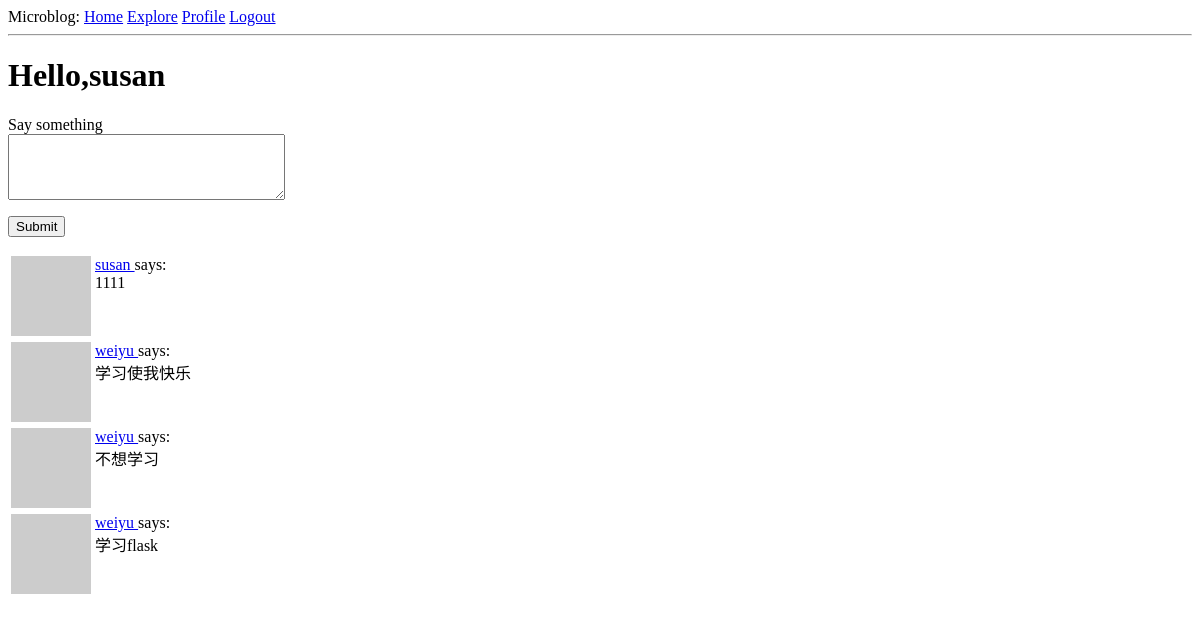
The page /index (signed in) on the database as committed earlier.
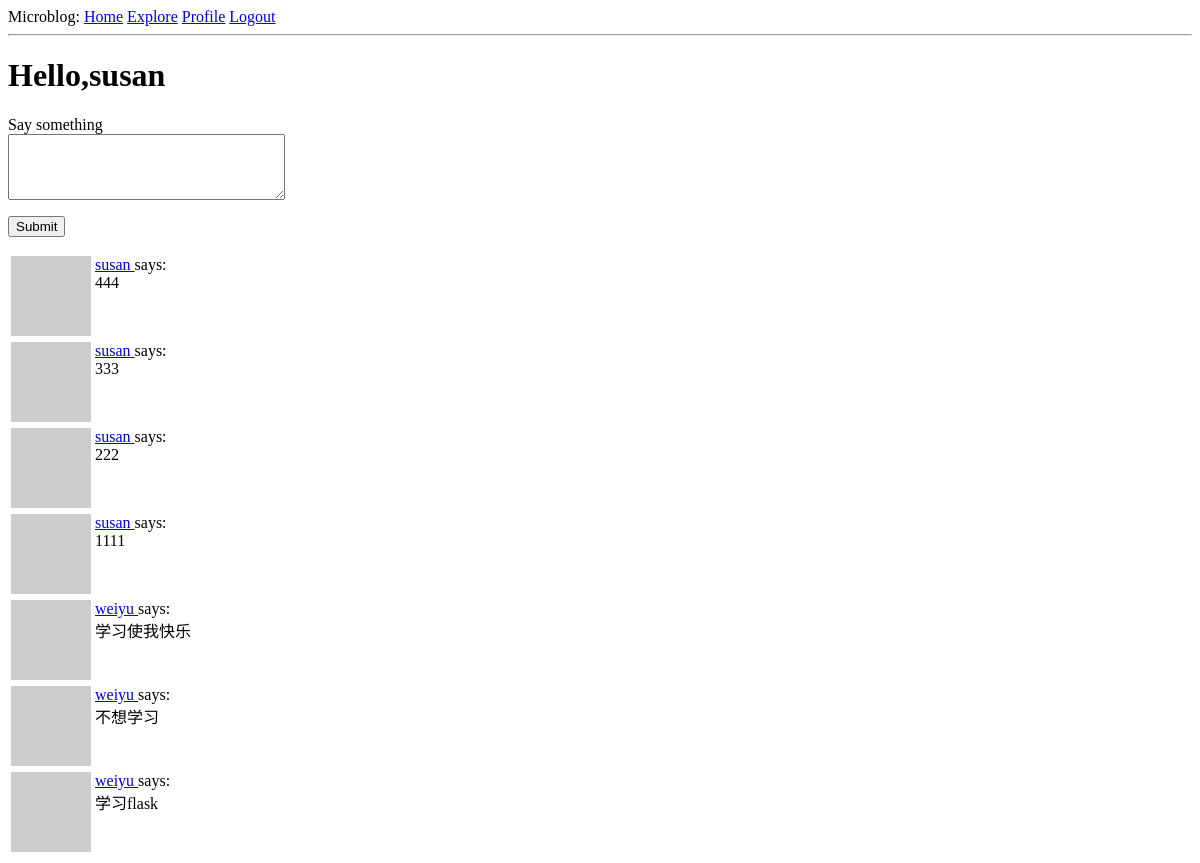
The same page on the database as committed later.
### src/models.py (models this page shows, shortened)
class User(UserMixin, db.Model):
    id = db.Column(db.Integer,primary_key = True)
    username = db.Column(db.String(64),index=True,unique=True )
    email = db.Column(db.String(120),index=True,unique=True)
    password_hash = db.Column(db.String(128))
    posts = db.relationship('Post',backref='author',lazy='dynamic')
    about_me = db.Column(db.String(140))
    last_seen = db.Column(db.DateTime,default=datetime.utcnow)
    followed = db.relationship(
        'User', secondary=followers,
        primaryjoin=(followers.c.follower_id == id),
        secondaryjoin=(followers.c.followed_id == id),
        backref=db.backref('followers', lazy='dynamic'), lazy='dynamic')
    def avatar(self,size):
        digest = md5(self.email.lower().encode('utf-8')).hexdigest()
        return 'https://www.gravatar.com/avatar/{}?d=identicon&s={}'.format(
            digest,
            size
        )
    @login.user_loader
    def load_user(id):
        return User.query.get(int(id))

class Post(db.Model):
    id = dn=db.Column(db.Integer,primary_key=True)
    body = db.Column(db.String(140))
    timestamp = db.Column(db.DateTime,index=True,default=datetime.utcnow) #使用UTC时间
    user_id = db.Column(db.Integer,db.ForeignKey('user.id'))

### src/routes.py (the view)
@app.route('/', methods=['GET', 'POST'])
@app.route('/index', methods=['GET', 'POST'])
@login_required
def index():
    form = PostForm()
    if form.validate_on_submit():
        post = Post(body=form.post.data,author=current_user)
        db.session.add(post)
        db.session.commit()
        flash('Your post is now live!')
        return redirect(url_for('index'))  #Post/Redirect/Get 重定向向浏览器返送302响应，浏览器会重新发起get请求
    page = request.args.get('page', 1, type=int)  #可以从page查询字符串参数获得或是默认值1
    posts = Post.query.order_by(Post.timestamp.desc()).paginate(
        page=page, per_page=app.config['POSTS_PER_PAGE'], error_out=False
    )
    next_url = url_for('index', page = posts.next_num) if posts.has_next else None
    prev_url = url_for('index', page = posts.prev_num) if posts.has_prev else None
    return render_template('index.html', title = 'Home', form=form,posts = posts.items, next_url = next_url, prev_url = prev_url)

### src/forms.py
class PostForm(FlaskForm):
    post = TextAreaField('Say something', validators=[DataRequired(),Length(min=1,max=140)])
    submit = SubmitField('Submit')

### src/routes.py (called while the page is built)
@app.before_request
def before_request():
    if current_user.is_authenticated:
        current_user.last_seen = datetime.utcnow()
        db.session.commit()

### src/templates/index.html (shortened to what this page needs)
{% extends 'base.html' %}
{% block content %}
    <h1> Hello,{{current_user.username}}</h1>
    {% if form %}
    <form action="" method="post">
        <p>
            {{ form.post.label }}<br>
            {{ form.post(cols=32, rows=4) }}<br>
        </p>
        <p> {{ form.submit()}} </p>
    </form>
    {% endif %}
    {% for post in posts %}
        {% include '_post.html' %}
    {% endfor %}
{% endblock %}

### src/templates/base.html (shortened to what this page needs)
<html>
    <head>
    </head>
    <body>
        <div>Microblog:
             <a href="{{ url_for('index') }}">Home</a>
             <a href="{{ url_for('explore') }}">Explore</a>
             {% if current_user.is_anonymous %}
             <a href="{{ url_for('login') }} ">Login</a>
             {% else %}
             <a href="{{ url_for('user', username=current_user.username) }}">Profile</a>
             <a href="{{ url_for('logout') }} ">Logout</a>
             {% endif %}
        </div>
        <hr>
        {% block content %}{% endblock %}
    </body>
</html>

### src/templates/_post.html
<table>
    <tr valign="top">
        <td><img src="{{ post.author.avatar(36) }}"></td>
        <td>
            <a href="{{ url_for('user', username=post.author.username) }}">
            {{ post.author.username }}
            </a> says:<br>{{ post.body }}
        </td>
    </tr>
</table>

Rows that differ between the two databases and show on the page:
added Post: author.username "susan", body "444"
added Post: author.username "susan", body "333"
added Post: author.username "susan", body "222"
